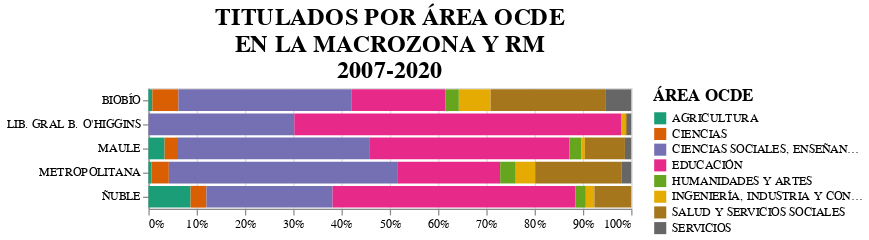

The notebook cell this image was saved under:
### Markdown cell above
# Capital humano avanzado por % Area OCDE

### Code cell
alt.Chart(aux1).mark_bar().encode(
    x = alt.X('TASA', stack="normalize", axis=alt.Axis(format='%'), title=None),
    y = alt.Y('region_sede',sort=None,title=None),
    color = alt.Color('oecd_area',
                      title='ÁREA OCDE',scale=alt.Scale(scheme='dark2')),
    tooltip = [alt.Tooltip('TASA', title='Tasa', format='.2%'),
              alt.Tooltip('COUNT', title='Cantidad')]
).properties(
    title=['TITULADOS POR ÁREA OCDE','EN LA MACROZONA Y RM',"2007-2020"]
).configure_legend(titleFontSize=14,labelFontSize=10).configure_title(
    fontSize=20, font='Arial', anchor='middle',color='black'
  )

### Figure 1 — Vega-Lite specification as saved in the notebook (floating-point values rounded to 4 significant figures)
{"config": {"view": {"continuousWidth": 400, "continuousHeight": 300}, "legend": {"labelFontSize": 10, "titleFontSize": 14}, "title": {"anchor": "middle", "color": "black", "font": "Arial", "fontSize": 20}}, "data": {"name": "data-46b02ba4dd093e40dd8fcf9cccdc9835"}, "mark": "bar", "encoding": {"color": {"type": "nominal", "field": "oecd_area", "scale": {"scheme": "dark2"}, "title": "ÁREA OCDE"}, "tooltip": [{"type": "quantitative", "field": "TASA", "format": ".2%", "title": "Tasa"}, {"type": "quantitative", "field": "COUNT", "title": "Cantidad"}], "x": {"type": "quantitative", "axis": {"format": "%"}, "field": "TASA", "stack": "normalize", "title": null}, "y": {"type": "nominal", "field": "region_sede", "sort": null, "title": null}}, "title": ["TITULADOS POR ÁREA OCDE", "EN LA MACROZONA Y RM", "2007-2020"], "$schema": "https://vega.github.io/schema/vega-lite/v4.8.1.json", "datasets": {"data-46b02ba4dd093e40dd8fcf9cccdc9835": [{"region_sede": "BIOBÍO", "oecd_area": "AGRICULTURA", "COUNT": 235, "TASA": 0.0007505}, {"region_sede": "BIOBÍO", "oecd_area": "CIENCIAS", "COUNT": 1591, "TASA": 0.005081}, {"region_sede": "BIOBÍO", "oecd_area": "CIENCIAS SOCIALES, ENSEÑANZA COMERCIAL Y DERECHO", "COUNT": 10513, "TASA": 0.03357}, {"region_sede": "BIOBÍO", "oecd_area": "EDUCACIÓN", "COUNT": 5715, "TASA": 0.01825}, {"region_sede": "BIOBÍO", "oecd_area": "HUMANIDADES Y ARTES", "COUNT": 828, "TASA": 0.002644}, {"region_sede": "BIOBÍO", "oecd_area": "INGENIERÍA, INDUSTRIA Y CONSTRUCCIÓN", "COUNT": 1932, "TASA": 0.00617}, {"region_sede": "BIOBÍO", "oecd_area": "SALUD Y SERVICIOS SOCIALES", "COUNT": 6975, "TASA": 0.02228}, {"region_sede": "BIOBÍO", "oecd_area": "SERVICIOS", "COUNT": 1583, "TASA": 0.005055}, {"region_sede": "LIB. GRAL B. O'HIGGINS", "oecd_area": "CIENCIAS SOCIALES, ENSEÑANZA COMERCIAL Y DERECHO", "COUNT": 100, "TASA": 0.0003194}, {"region_sede": "LIB. GRAL B. O'HIGGINS", "oecd_area": "EDUCACIÓN", "COUNT": 224, "TASA": 0.0007154}, {"region_sede": "LIB. GRAL B. O'HIGGINS", "oecd_area": "INGENIERÍA, INDUSTRIA Y CONSTRUCCIÓN", "COUNT": 3, "TASA": 9.581e-06}, {"region_sede": "LIB. GRAL B. O'HIGGINS", "oecd_area": "SALUD Y SERVICIOS SOCIALES", "COUNT": 1, "TASA": 3.194e-06}, {"region_sede": "LIB. GRAL B. O'HIGGINS", "oecd_area": "SERVICIOS", "COUNT": 3, "TASA": 9.581e-06}, {"region_sede": "MAULE", "oecd_area": "AGRICULTURA", "COUNT": 270, "TASA": 0.0008623}, {"region_sede": "MAULE", "oecd_area": "CIENCIAS", "COUNT": 208, "TASA": 0.0006643}, {"region_sede": "MAULE", "oecd_area": "CIENCIAS SOCIALES, ENSEÑANZA COMERCIAL Y DERECHO", "COUNT": 3229, "TASA": 0.01031}, {"region_sede": "MAULE", "oecd_area": "EDUCACIÓN", "COUNT": 3342, "TASA": 0.01067}, {"region_sede": "MAULE", "oecd_area": "HUMANIDADES Y ARTES", "COUNT": 194, "TASA": 0.0006196}, {"region_sede": "MAULE", "oecd_area": "INGENIERÍA, INDUSTRIA Y CONSTRUCCIÓN", "COUNT": 62, "TASA": 0.000198}, {"region_sede": "MAULE", "oecd_area": "SALUD Y SERVICIOS SOCIALES", "COUNT": 671, "TASA": 0.002143}, {"region_sede": "MAULE", "oecd_area": "SERVICIOS", "COUNT": 106, "TASA": 0.0003385}, {"region_sede": "METROPOLITANA", "oecd_area": "AGRICULTURA", "COUNT": 1753, "TASA": 0.005598}, {"region_sede": "METROPOLITANA", "oecd_area": "CIENCIAS", "COUNT": 9732, "TASA": 0.03108}, {"region_sede": "METROPOLITANA", "oecd_area": "CIENCIAS SOCIALES, ENSEÑANZA COMERCIAL Y DERECHO", "COUNT": 128792, "TASA": 0.4113}, {"region_sede": "METROPOLITANA", "oecd_area": "EDUCACIÓN", "COUNT": 58087, "TASA": 0.1855}, {"region_sede": "METROPOLITANA", "oecd_area": "HUMANIDADES Y ARTES", "COUNT": 8773, "TASA": 0.02802}, {"region_sede": "METROPOLITANA", "oecd_area": "INGENIERÍA, INDUSTRIA Y CONSTRUCCIÓN", "COUNT": 10984, "TASA": 0.03508}, {"region_sede": "METROPOLITANA", "oecd_area": "SALUD Y SERVICIOS SOCIALES", "COUNT": 48829, "TASA": 0.1559}, {"region_sede": "METROPOLITANA", "oecd_area": "SERVICIOS", "COUNT": 5343, "TASA": 0.01706}, {"region_sede": "ÑUBLE", "oecd_area": "AGRICULTURA", "COUNT": 266, "TASA": 0.0008495}, {"region_sede": "ÑUBLE", "oecd_area": "CIENCIAS", "COUNT": 100, "TASA": 0.0003194}, {"region_sede": "ÑUBLE", "oecd_area": "CIENCIAS SOCIALES, ENSEÑANZA COMERCIAL Y DERECHO", "COUNT": 797, "TASA": 0.002545}, {"region_sede": "ÑUBLE", "oecd_area": "EDUCACIÓN", "COUNT": 1534, "TASA": 0.004899}, {"region_sede": "ÑUBLE", "oecd_area": "HUMANIDADES Y ARTES", "COUNT": 66, "TASA": 0.0002108}, {"region_sede": "ÑUBLE", "oecd_area": "INGENIERÍA, INDUSTRIA Y CONSTRUCCIÓN", "COUNT": 54, "TASA": 0.0001725}, {"region_sede": "ÑUBLE", "oecd_area": "SALUD Y SERVICIOS SOCIALES", "COUNT": 233, "TASA": 0.0007441}]}}
